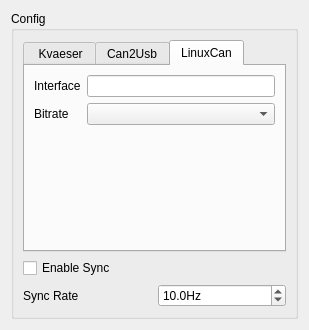
<?xml version="1.0" encoding="UTF-8"?>
<ui version="4.0">
 <class>Form</class>
 <widget class="QWidget" name="Form">
  <property name="geometry">
   <rect>
    <x>0</x>
    <y>0</y>
    <width>309</width>
    <height>330</height>
   </rect>
  </property>
  <property name="windowTitle">
   <string>Form</string>
  </property>
  <layout class="QVBoxLayout" name="verticalLayout_3">
   <item>
    <widget class="QGroupBox" name="groupBox">
     <property name="title">
      <string>Config</string>
     </property>
     <layout class="QVBoxLayout" name="verticalLayout">
      <item>
       <widget class="QTabWidget" name="tabWidget">
        <property name="currentIndex">
         <number>2</number>
        </property>
        <widget class="QWidget" name="Kvaeser">
         <attribute name="title">
          <string> Kvaeser</string>
         </attribute>
         <layout class="QFormLayout" name="formLayout">
          <item row="0" column="0">
           <widget class="QLabel" name="label">
            <property name="text">
             <string>Channel</string>
            </property>
           </widget>
          </item>
          <item row="0" column="1">
           <widget class="QComboBox" name="kvaeser_channel">
            <item>
             <property name="text">
              <string>0</string>
             </property>
            </item>
            <item>
             <property name="text">
              <string>1</string>
             </property>
            </item>
            <item>
             <property name="text">
              <string>2</string>
             </property>
            </item>
           </widget>
          </item>
          <item row="1" column="0">
           <widget class="QLabel" name="label_2">
            <property name="text">
             <string>Bitrate</string>
            </property>
           </widget>
          </item>
          <item row="1" column="1">
           <widget class="QComboBox" name="kvaeser_bitrate">
            <item>
             <property name="text">
              <string>1000000</string>
             </property>
            </item>
            <item>
             <property name="text">
              <string>500000</string>
             </property>
            </item>
           </widget>
          </item>
         </layout>
        </widget>
        <widget class="QWidget" name="Can2Usb">
         <attribute name="title">
          <string>Can2Usb</string>
         </attribute>
         <layout class="QFormLayout" name="formLayout_3">
          <item row="1" column="0">
           <widget class="QLabel" name="label_5">
            <property name="text">
             <string>Bitrate</string>
            </property>
           </widget>
          </item>
          <item row="1" column="1">
           <widget class="QComboBox" name="can2usb_bitrate">
            <item>
             <property name="text">
              <string>1000000</string>
             </property>
            </item>
            <item>
             <property name="text">
              <string>500000</string>
             </property>
            </item>
           </widget>
          </item>
          <item row="0" column="1">
           <widget class="QLineEdit" name="can2usb_serial"/>
          </item>
          <item row="0" column="0">
           <widget class="QLabel" name="label_12">
            <property name="text">
             <string>Serial</string>
            </property>
           </widget>
          </item>
         </layout>
        </widget>
        <widget class="QWidget" name="Linux">
         <attribute name="title">
          <string>LinuxCan</string>
         </attribute>
         <layout class="QFormLayout" name="formLayout_2">
          <item row="1" column="0">
           <widget class="QLabel" name="socketcan_serial_2">
            <property name="text">
             <string>Bitrate</string>
            </property>
           </widget>
          </item>
          <item row="1" column="1">
           <widget class="QComboBox" name="linuxcan_bitrate"/>
          </item>
          <item row="0" column="1">
           <widget class="QLineEdit" name="linuxcan_interface"/>
          </item>
          <item row="0" column="0">
           <widget class="QLabel" name="label_4">
            <property name="text">
             <string>Interface</string>
            </property>
           </widget>
          </item>
         </layout>
        </widget>
       </widget>
      </item>
      <item>
       <widget class="QCheckBox" name="enable_sync">
        <property name="text">
         <string>Enable Sync</string>
        </property>
       </widget>
      </item>
      <item>
       <layout class="QHBoxLayout" name="horizontalLayout">
        <item>
         <widget class="QLabel" name="label_7">
          <property name="text">
           <string>Sync Rate</string>
          </property>
         </widget>
        </item>
        <item>
         <widget class="QDoubleSpinBox" name="sync_frequency">
          <property name="suffix">
           <string>Hz</string>
          </property>
          <property name="decimals">
           <number>1</number>
          </property>
          <property name="minimum">
           <double>0.100000000000000</double>
          </property>
          <property name="maximum">
           <double>100.000000000000000</double>
          </property>
          <property name="value">
           <double>10.000000000000000</double>
          </property>
         </widget>
        </item>
       </layout>
      </item>
     </layout>
    </widget>
   </item>
  </layout>
 </widget>
 <resources/>
 <connections/>
</ui>
